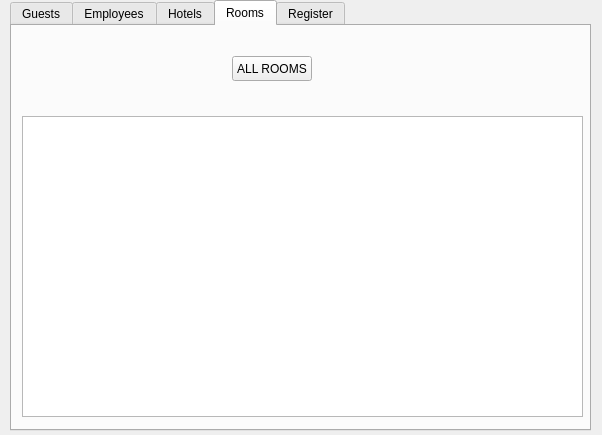
<?xml version="1.0" encoding="UTF-8"?>
<ui version="4.0">
 <class>AdminView</class>
 <widget class="QWidget" name="AdminView">
  <property name="geometry">
   <rect>
    <x>0</x>
    <y>0</y>
    <width>602</width>
    <height>435</height>
   </rect>
  </property>
  <property name="windowTitle">
   <string>Form</string>
  </property>
  <widget class="QTabWidget" name="tabWidget">
   <property name="geometry">
    <rect>
     <x>10</x>
     <y>0</y>
     <width>581</width>
     <height>431</height>
    </rect>
   </property>
   <property name="currentIndex">
    <number>3</number>
   </property>
   <widget class="QWidget" name="tabGuests">
    <attribute name="title">
     <string>Guests</string>
    </attribute>
    <widget class="QTableWidget" name="GuestTbl">
     <property name="geometry">
      <rect>
       <x>20</x>
       <y>80</y>
       <width>561</width>
       <height>301</height>
      </rect>
     </property>
     <property name="editTriggers">
      <set>QAbstractItemView::NoEditTriggers</set>
     </property>
     <property name="showGrid">
      <bool>true</bool>
     </property>
    </widget>
    <widget class="QPushButton" name="allGuestsBtn">
     <property name="geometry">
      <rect>
       <x>249</x>
       <y>30</y>
       <width>81</width>
       <height>25</height>
      </rect>
     </property>
     <property name="text">
      <string>ALL GUESTS</string>
     </property>
    </widget>
   </widget>
   <widget class="QWidget" name="tabEmployees">
    <attribute name="title">
     <string>Employees</string>
    </attribute>
    <widget class="QTableWidget" name="EmployeesTbl">
     <property name="geometry">
      <rect>
       <x>10</x>
       <y>90</y>
       <width>561</width>
       <height>301</height>
      </rect>
     </property>
     <property name="editTriggers">
      <set>QAbstractItemView::NoEditTriggers</set>
     </property>
     <property name="showGrid">
      <bool>true</bool>
     </property>
    </widget>
    <widget class="QPushButton" name="allEmployeeBtn">
     <property name="geometry">
      <rect>
       <x>210</x>
       <y>30</y>
       <width>111</width>
       <height>25</height>
      </rect>
     </property>
     <property name="text">
      <string>ALL EMPLOYEES</string>
     </property>
    </widget>
   </widget>
   <widget class="QWidget" name="tabHotels">
    <attribute name="title">
     <string>Hotels</string>
    </attribute>
    <widget class="QTableWidget" name="HotelsTbl">
     <property name="geometry">
      <rect>
       <x>10</x>
       <y>90</y>
       <width>561</width>
       <height>301</height>
      </rect>
     </property>
     <property name="editTriggers">
      <set>QAbstractItemView::NoEditTriggers</set>
     </property>
     <property name="showGrid">
      <bool>true</bool>
     </property>
    </widget>
    <widget class="QPushButton" name="allHotelsBtn">
     <property name="geometry">
      <rect>
       <x>220</x>
       <y>30</y>
       <width>80</width>
       <height>25</height>
      </rect>
     </property>
     <property name="text">
      <string>ALL HOTELS</string>
     </property>
    </widget>
   </widget>
   <widget class="QWidget" name="tabRooms">
    <attribute name="title">
     <string>Rooms</string>
    </attribute>
    <widget class="QTableWidget" name="RoomsTbl">
     <property name="geometry">
      <rect>
       <x>10</x>
       <y>90</y>
       <width>561</width>
       <height>301</height>
      </rect>
     </property>
     <property name="editTriggers">
      <set>QAbstractItemView::NoEditTriggers</set>
     </property>
     <property name="showGrid">
      <bool>true</bool>
     </property>
    </widget>
    <widget class="QPushButton" name="allRoomsBtn">
     <property name="geometry">
      <rect>
       <x>220</x>
       <y>30</y>
       <width>80</width>
       <height>25</height>
      </rect>
     </property>
     <property name="text">
      <string>ALL ROOMS</string>
     </property>
    </widget>
   </widget>
   <widget class="QWidget" name="tabRegister">
    <attribute name="title">
     <string>Register</string>
    </attribute>
    <widget class="QGroupBox" name="groupBox">
     <property name="enabled">
      <bool>true</bool>
     </property>
     <property name="geometry">
      <rect>
       <x>200</x>
       <y>-10</y>
       <width>331</width>
       <height>381</height>
      </rect>
     </property>
     <property name="title">
      <string/>
     </property>
     <widget class="QPlainTextEdit" name="loginGPT">
      <property name="geometry">
       <rect>
        <x>140</x>
        <y>50</y>
        <width>151</width>
        <height>31</height>
       </rect>
      </property>
     </widget>
     <widget class="QPlainTextEdit" name="passwordGPT">
      <property name="geometry">
       <rect>
        <x>140</x>
        <y>90</y>
        <width>151</width>
        <height>31</height>
       </rect>
      </property>
     </widget>
     <widget class="QPlainTextEdit" name="firstNGPT">
      <property name="geometry">
       <rect>
        <x>140</x>
        <y>140</y>
        <width>151</width>
        <height>31</height>
       </rect>
      </property>
     </widget>
     <widget class="QPlainTextEdit" name="secondNGPT">
      <property name="geometry">
       <rect>
        <x>140</x>
        <y>180</y>
        <width>151</width>
        <height>31</height>
       </rect>
      </property>
     </widget>
     <widget class="QPlainTextEdit" name="lastNGPT">
      <property name="geometry">
       <rect>
        <x>140</x>
        <y>220</y>
        <width>151</width>
        <height>31</height>
       </rect>
      </property>
     </widget>
     <widget class="QPlainTextEdit" name="phoneGPT">
      <property name="geometry">
       <rect>
        <x>140</x>
        <y>260</y>
        <width>151</width>
        <height>31</height>
       </rect>
      </property>
     </widget>
     <widget class="QPlainTextEdit" name="passportGPT">
      <property name="geometry">
       <rect>
        <x>140</x>
        <y>300</y>
        <width>151</width>
        <height>31</height>
       </rect>
      </property>
     </widget>
     <widget class="QLabel" name="label_2">
      <property name="geometry">
       <rect>
        <x>40</x>
        <y>60</y>
        <width>91</width>
        <height>17</height>
       </rect>
      </property>
      <property name="text">
       <string>LOGIN</string>
      </property>
     </widget>
     <widget class="QLabel" name="label_3">
      <property name="geometry">
       <rect>
        <x>40</x>
        <y>100</y>
        <width>91</width>
        <height>17</height>
       </rect>
      </property>
      <property name="text">
       <string>PASSWORD</string>
      </property>
     </widget>
     <widget class="QLabel" name="label_4">
      <property name="geometry">
       <rect>
        <x>30</x>
        <y>150</y>
        <width>91</width>
        <height>17</height>
       </rect>
      </property>
      <property name="text">
       <string>FirstName</string>
      </property>
     </widget>
     <widget class="QLabel" name="label_5">
      <property name="geometry">
       <rect>
        <x>30</x>
        <y>190</y>
        <width>91</width>
        <height>16</height>
       </rect>
      </property>
      <property name="text">
       <string>SecondName</string>
      </property>
     </widget>
     <widget class="QLabel" name="label_6">
      <property name="geometry">
       <rect>
        <x>30</x>
        <y>230</y>
        <width>91</width>
        <height>17</height>
       </rect>
      </property>
      <property name="text">
       <string>LastName</string>
      </property>
     </widget>
     <widget class="QLabel" name="label_7">
      <property name="geometry">
       <rect>
        <x>30</x>
        <y>270</y>
        <width>91</width>
        <height>17</height>
       </rect>
      </property>
      <property name="text">
       <string>PhoneNumber</string>
      </property>
     </widget>
     <widget class="QLabel" name="label_8">
      <property name="geometry">
       <rect>
        <x>30</x>
        <y>310</y>
        <width>91</width>
        <height>17</height>
       </rect>
      </property>
      <property name="text">
       <string>Passport</string>
      </property>
     </widget>
     <widget class="QPushButton" name="regGuestBnt">
      <property name="geometry">
       <rect>
        <x>120</x>
        <y>350</y>
        <width>101</width>
        <height>25</height>
       </rect>
      </property>
      <property name="text">
       <string>OK</string>
      </property>
     </widget>
    </widget>
    <widget class="QLabel" name="label">
     <property name="geometry">
      <rect>
       <x>50</x>
       <y>100</y>
       <width>91</width>
       <height>17</height>
      </rect>
     </property>
     <property name="text">
      <string>Switch position:</string>
     </property>
    </widget>
    <widget class="QLabel" name="regLabel">
     <property name="geometry">
      <rect>
       <x>70</x>
       <y>200</y>
       <width>54</width>
       <height>17</height>
      </rect>
     </property>
     <property name="text">
      <string/>
     </property>
    </widget>
    <widget class="QPushButton" name="okBtn">
     <property name="geometry">
      <rect>
       <x>50</x>
       <y>160</y>
       <width>101</width>
       <height>25</height>
      </rect>
     </property>
     <property name="text">
      <string>OK</string>
     </property>
    </widget>
    <widget class="QComboBox" name="comboBox">
     <property name="geometry">
      <rect>
       <x>40</x>
       <y>130</y>
       <width>121</width>
       <height>25</height>
      </rect>
     </property>
     <item>
      <property name="text">
       <string>Guest</string>
      </property>
     </item>
     <item>
      <property name="text">
       <string>Manager</string>
      </property>
     </item>
     <item>
      <property name="text">
       <string>Receptionist</string>
      </property>
     </item>
    </widget>
    <widget class="QGroupBox" name="groupBox_2">
     <property name="enabled">
      <bool>true</bool>
     </property>
     <property name="geometry">
      <rect>
       <x>230</x>
       <y>-20</y>
       <width>321</width>
       <height>391</height>
      </rect>
     </property>
     <property name="title">
      <string/>
     </property>
     <widget class="QPlainTextEdit" name="loginRPT">
      <property name="geometry">
       <rect>
        <x>140</x>
        <y>30</y>
        <width>151</width>
        <height>31</height>
       </rect>
      </property>
     </widget>
     <widget class="QPlainTextEdit" name="passwordRPT">
      <property name="geometry">
       <rect>
        <x>140</x>
        <y>70</y>
        <width>151</width>
        <height>31</height>
       </rect>
      </property>
     </widget>
     <widget class="QPlainTextEdit" name="firstNRPT">
      <property name="geometry">
       <rect>
        <x>140</x>
        <y>110</y>
        <width>151</width>
        <height>31</height>
       </rect>
      </property>
     </widget>
     <widget class="QPlainTextEdit" name="secondNRPT">
      <property name="geometry">
       <rect>
        <x>140</x>
        <y>150</y>
        <width>151</width>
        <height>31</height>
       </rect>
      </property>
     </widget>
     <widget class="QPlainTextEdit" name="lastNRPT">
      <property name="geometry">
       <rect>
        <x>140</x>
        <y>190</y>
        <width>151</width>
        <height>31</height>
       </rect>
      </property>
     </widget>
     <widget class="QPlainTextEdit" name="phoneRPT">
      <property name="geometry">
       <rect>
        <x>140</x>
        <y>230</y>
        <width>151</width>
        <height>31</height>
       </rect>
      </property>
     </widget>
     <widget class="QLabel" name="label_19">
      <property name="geometry">
       <rect>
        <x>20</x>
        <y>40</y>
        <width>91</width>
        <height>17</height>
       </rect>
      </property>
      <property name="text">
       <string>LOGIN</string>
      </property>
     </widget>
     <widget class="QLabel" name="label_20">
      <property name="geometry">
       <rect>
        <x>20</x>
        <y>80</y>
        <width>91</width>
        <height>17</height>
       </rect>
      </property>
      <property name="text">
       <string>PASSWORD</string>
      </property>
     </widget>
     <widget class="QLabel" name="label_21">
      <property name="geometry">
       <rect>
        <x>20</x>
        <y>130</y>
        <width>91</width>
        <height>17</height>
       </rect>
      </property>
      <property name="text">
       <string>FirstName</string>
      </property>
     </widget>
     <widget class="QLabel" name="label_22">
      <property name="geometry">
       <rect>
        <x>20</x>
        <y>160</y>
        <width>91</width>
        <height>16</height>
       </rect>
      </property>
      <property name="text">
       <string>SecondName</string>
      </property>
     </widget>
     <widget class="QLabel" name="label_23">
      <property name="geometry">
       <rect>
        <x>20</x>
        <y>200</y>
        <width>91</width>
        <height>17</height>
       </rect>
      </property>
      <property name="text">
       <string>LastName</string>
      </property>
     </widget>
     <widget class="QLabel" name="label_24">
      <property name="geometry">
       <rect>
        <x>20</x>
        <y>240</y>
        <width>91</width>
        <height>17</height>
       </rect>
      </property>
      <property name="text">
       <string>PhoneNumber</string>
      </property>
     </widget>
     <widget class="QLabel" name="label_25">
      <property name="geometry">
       <rect>
        <x>30</x>
        <y>280</y>
        <width>54</width>
        <height>17</height>
       </rect>
      </property>
      <property name="text">
       <string>Salary</string>
      </property>
     </widget>
     <widget class="QPlainTextEdit" name="salaryRPT">
      <property name="geometry">
       <rect>
        <x>140</x>
        <y>270</y>
        <width>151</width>
        <height>31</height>
       </rect>
      </property>
     </widget>
     <widget class="QPlainTextEdit" name="hotelIDRPT">
      <property name="geometry">
       <rect>
        <x>140</x>
        <y>320</y>
        <width>151</width>
        <height>31</height>
       </rect>
      </property>
     </widget>
     <widget class="QLabel" name="label_26">
      <property name="geometry">
       <rect>
        <x>20</x>
        <y>330</y>
        <width>81</width>
        <height>17</height>
       </rect>
      </property>
      <property name="text">
       <string>Hotel number</string>
      </property>
     </widget>
     <widget class="QPushButton" name="regReceptBtn">
      <property name="geometry">
       <rect>
        <x>110</x>
        <y>360</y>
        <width>101</width>
        <height>25</height>
       </rect>
      </property>
      <property name="text">
       <string>OK</string>
      </property>
     </widget>
    </widget>
    <widget class="QGroupBox" name="groupBox_3">
     <property name="enabled">
      <bool>true</bool>
     </property>
     <property name="geometry">
      <rect>
       <x>200</x>
       <y>-20</y>
       <width>341</width>
       <height>391</height>
      </rect>
     </property>
     <property name="title">
      <string/>
     </property>
     <widget class="QPlainTextEdit" name="loginMPT">
      <property name="geometry">
       <rect>
        <x>140</x>
        <y>30</y>
        <width>151</width>
        <height>31</height>
       </rect>
      </property>
     </widget>
     <widget class="QPlainTextEdit" name="passwordMPT">
      <property name="geometry">
       <rect>
        <x>140</x>
        <y>70</y>
        <width>151</width>
        <height>31</height>
       </rect>
      </property>
     </widget>
     <widget class="QPlainTextEdit" name="firstNMPT">
      <property name="geometry">
       <rect>
        <x>140</x>
        <y>110</y>
        <width>151</width>
        <height>31</height>
       </rect>
      </property>
     </widget>
     <widget class="QPlainTextEdit" name="secondNMPT">
      <property name="geometry">
       <rect>
        <x>140</x>
        <y>150</y>
        <width>151</width>
        <height>31</height>
       </rect>
      </property>
     </widget>
     <widget class="QPlainTextEdit" name="lastNMPT">
      <property name="geometry">
       <rect>
        <x>140</x>
        <y>190</y>
        <width>151</width>
        <height>31</height>
       </rect>
      </property>
     </widget>
     <widget class="QPlainTextEdit" name="phoneMPT">
      <property name="geometry">
       <rect>
        <x>140</x>
        <y>230</y>
        <width>151</width>
        <height>31</height>
       </rect>
      </property>
     </widget>
     <widget class="QLabel" name="label_27">
      <property name="geometry">
       <rect>
        <x>20</x>
        <y>40</y>
        <width>91</width>
        <height>17</height>
       </rect>
      </property>
      <property name="text">
       <string>LOGIN</string>
      </property>
     </widget>
     <widget class="QLabel" name="label_28">
      <property name="geometry">
       <rect>
        <x>20</x>
        <y>80</y>
        <width>91</width>
        <height>17</height>
       </rect>
      </property>
      <property name="text">
       <string>PASSWORD</string>
      </property>
     </widget>
     <widget class="QLabel" name="label_29">
      <property name="geometry">
       <rect>
        <x>20</x>
        <y>130</y>
        <width>91</width>
        <height>17</height>
       </rect>
      </property>
      <property name="text">
       <string>FirstName</string>
      </property>
     </widget>
     <widget class="QLabel" name="label_30">
      <property name="geometry">
       <rect>
        <x>20</x>
        <y>160</y>
        <width>91</width>
        <height>16</height>
       </rect>
      </property>
      <property name="text">
       <string>SecondName</string>
      </property>
     </widget>
     <widget class="QLabel" name="label_31">
      <property name="geometry">
       <rect>
        <x>20</x>
        <y>200</y>
        <width>91</width>
        <height>17</height>
       </rect>
      </property>
      <property name="text">
       <string>LastName</string>
      </property>
     </widget>
     <widget class="QLabel" name="label_32">
      <property name="geometry">
       <rect>
        <x>20</x>
        <y>240</y>
        <width>91</width>
        <height>17</height>
       </rect>
      </property>
      <property name="text">
       <string>PhoneNumber</string>
      </property>
     </widget>
     <widget class="QLabel" name="label_33">
      <property name="geometry">
       <rect>
        <x>30</x>
        <y>280</y>
        <width>54</width>
        <height>17</height>
       </rect>
      </property>
      <property name="text">
       <string>Salary</string>
      </property>
     </widget>
     <widget class="QPlainTextEdit" name="salaryMPT">
      <property name="geometry">
       <rect>
        <x>140</x>
        <y>270</y>
        <width>151</width>
        <height>31</height>
       </rect>
      </property>
     </widget>
     <widget class="QPlainTextEdit" name="hotelIDMPT">
      <property name="geometry">
       <rect>
        <x>140</x>
        <y>320</y>
        <width>151</width>
        <height>31</height>
       </rect>
      </property>
     </widget>
     <widget class="QLabel" name="label_34">
      <property name="geometry">
       <rect>
        <x>20</x>
        <y>330</y>
        <width>81</width>
        <height>17</height>
       </rect>
      </property>
      <property name="text">
       <string>Hotel number</string>
      </property>
     </widget>
     <widget class="QPushButton" name="regManagerBtn">
      <property name="geometry">
       <rect>
        <x>110</x>
        <y>360</y>
        <width>101</width>
        <height>25</height>
       </rect>
      </property>
      <property name="text">
       <string>OK</string>
      </property>
     </widget>
    </widget>
    <zorder>label</zorder>
    <zorder>groupBox</zorder>
    <zorder>regLabel</zorder>
    <zorder>okBtn</zorder>
    <zorder>comboBox</zorder>
    <zorder>groupBox_2</zorder>
    <zorder>groupBox_3</zorder>
   </widget>
  </widget>
 </widget>
 <resources/>
 <connections/>
</ui>
